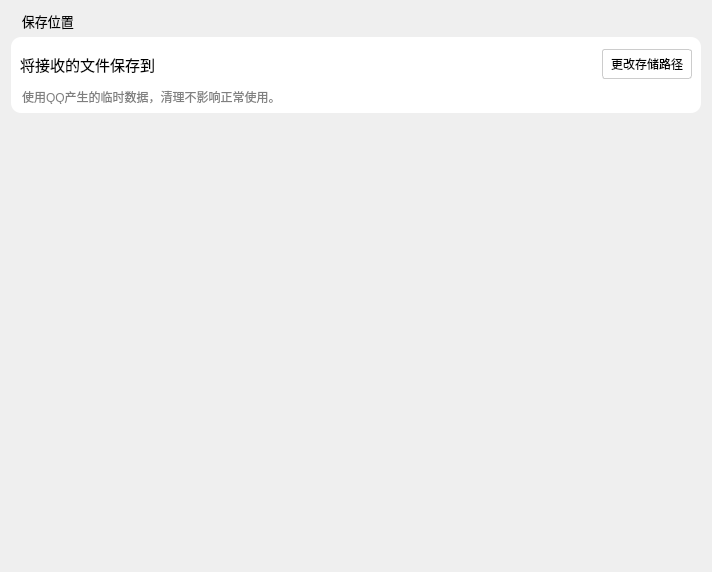
<?xml version="1.0" encoding="UTF-8"?>
<ui version="4.0">
 <class>SetWindow</class>
 <widget class="QWidget" name="SetWindow">
  <property name="geometry">
   <rect>
    <x>0</x>
    <y>0</y>
    <width>712</width>
    <height>572</height>
   </rect>
  </property>
  <property name="sizePolicy">
   <sizepolicy hsizetype="Maximum" vsizetype="Preferred">
    <horstretch>0</horstretch>
    <verstretch>0</verstretch>
   </sizepolicy>
  </property>
  <property name="windowTitle">
   <string>Form</string>
  </property>
  <property name="styleSheet">
   <string notr="true">/*设置QWidget样式*/
QWidget#card_1{
border-radius: 20px;
background-color: white;
}

/*设置按钮样式*/
QPushButton#pushButton_change_storage_path{
border-radius: 3px;
border: 1px solid rgb(204,204,204);
background-color: white;
}







</string>
  </property>
  <layout class="QGridLayout" name="gridLayout_2">
   <item row="0" column="0">
    <widget class="QLabel" name="label_3">
     <property name="font">
      <font>
       <pointsize>10</pointsize>
      </font>
     </property>
     <property name="text">
      <string>   保存位置</string>
     </property>
    </widget>
   </item>
   <item row="1" column="0">
    <widget class="QWidget" name="card_1" native="true">
     <property name="styleSheet">
      <string notr="true">/*设置QWidget样式*/
QWidget#card_1{
border-radius: 10px;
background-color: white;
}

/*设置输入框的样式*/
QLineEdit#lineEdit_storage_path{
border: 0px;
}

/*设置按钮样式*/
QPushButton#pushButton_change_storage_path{
border-radius: 3px;
border: 1px solid rgb(204,204,204);
background-color: white;
}

/*设置按钮悬浮时的样式*/
QPushButton#pushButton_change_storage_path:hover{
background-color: rgb(245,245,245);
}

/*设置按钮按压时的样式*/
QPushButton#pushButton_change_storage_path:pressed{
background-color: rgb(224,224,224);
}

</string>
     </property>
     <layout class="QGridLayout" name="gridLayout">
      <item row="0" column="0">
       <widget class="QLabel" name="label_file_storge_info">
        <property name="minimumSize">
         <size>
          <width>0</width>
          <height>36</height>
         </size>
        </property>
        <property name="font">
         <font>
          <pointsize>11</pointsize>
          <bold>false</bold>
         </font>
        </property>
        <property name="text">
         <string>将接收的文件保存到</string>
        </property>
       </widget>
      </item>
      <item row="3" column="0">
       <widget class="QLineEdit" name="lineEdit_storage_path">
        <property name="sizePolicy">
         <sizepolicy hsizetype="Minimum" vsizetype="Fixed">
          <horstretch>0</horstretch>
          <verstretch>0</verstretch>
         </sizepolicy>
        </property>
        <property name="text">
         <string/>
        </property>
        <property name="readOnly">
         <bool>true</bool>
        </property>
        <property name="placeholderText">
         <string>使用QQ产生的临时数据，清理不影响正常使用。</string>
        </property>
       </widget>
      </item>
      <item row="0" column="1">
       <widget class="QPushButton" name="pushButton_change_storage_path">
        <property name="maximumSize">
         <size>
          <width>90</width>
          <height>30</height>
         </size>
        </property>
        <property name="text">
         <string>更改存储路径</string>
        </property>
       </widget>
      </item>
     </layout>
    </widget>
   </item>
   <item row="2" column="0">
    <spacer name="verticalSpacer">
     <property name="orientation">
      <enum>Qt::Vertical</enum>
     </property>
     <property name="sizeHint" stdset="0">
      <size>
       <width>20</width>
       <height>40</height>
      </size>
     </property>
    </spacer>
   </item>
  </layout>
 </widget>
 <resources/>
 <connections/>
</ui>
